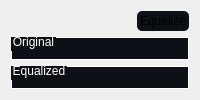
      <widget class="QWidget" name="tab_4">
       <attribute name="title">
        <string>Equalization</string>
       </attribute>
       <layout class="QVBoxLayout" name="verticalLayout_4">
        <item>
         <layout class="QHBoxLayout" name="horizontalLayout_14">
          <item>
           <spacer name="horizontalSpacer_3">
            <property name="orientation">
             <enum>Qt::Horizontal</enum>
            </property>
            <property name="sizeHint" stdset="0">
             <size>
              <width>40</width>
              <height>20</height>
             </size>
            </property>
           </spacer>
          </item>
          <item>
           <widget class="QPushButton" name="equalize_button">
            <property name="styleSheet">
             <string notr="true">QPushButton {
    border-radius: 5px;
    border-style: outset;
    background: rgb(12, 17, 24);
	padding: 3;
    }

QPushButton:hover {
    background: rgb(63, 95, 127)
    }

QPushButton:pressed {
    border-style: inset;
    background:rgb(20, 20, 20)
    }</string>
            </property>
            <property name="text">
             <string>Equalize</string>
            </property>
           </widget>
          </item>
         </layout>
        </item>
        <item>
         <widget class="QGroupBox" name="main_groupBox_4">
          <property name="styleSheet">
           <string notr="true">QGroupBox {
background-color: rgb(13, 17, 23);
border: 1.2px solid #ffffff;
border-style: outset;
border-radius: 15px;
}
QGroupBox::title  {
    subcontrol-origin: margin;
    subcontrol-position: top left;
    padding: -5px 0px 0px 0px;
    color: rgb(255, 255, 255);
}</string>
          </property>
          <property name="title">
           <string>Original</string>
          </property>
          <layout class="QHBoxLayout" name="horizontalLayout_9">
           <item>
            <layout class="QVBoxLayout" name="original_image_box_e">
             <property name="spacing">
              <number>10</number>
             </property>
            </layout>
           </item>
           <item>
            <layout class="QVBoxLayout" name="original_histo_box">
             <property name="spacing">
              <number>10</number>
             </property>
            </layout>
           </item>
          </layout>
         </widget>
        </item>
        <item>
         <widget class="QGroupBox" name="main_groupBox_5">
          <property name="styleSheet">
           <string notr="true">QGroupBox {
background-color: rgb(13, 17, 23);
border: 1.2px solid #ffffff;
border-style: outset;
border-radius: 15px;
}
QGroupBox::title  {
    subcontrol-origin: margin;
    subcontrol-position: top left;
    padding: -5px 0px 0px 0px;
    color: rgb(255, 255, 255);
}</string>
          </property>
          <property name="title">
           <string>Equalized</string>
          </property>
          <layout class="QHBoxLayout" name="horizontalLayout_10">
           <item>
            <layout class="QVBoxLayout" name="equalized_image_box">
             <property name="spacing">
              <number>10</number>
             </property>
            </layout>
           </item>
           <item>
            <layout class="QVBoxLayout" name="equalized_histo_box">
             <property name="spacing">
              <number>10</number>
             </property>
            </layout>
           </item>
          </layout>
         </widget>
        </item>
       </layout>
      </widget>
